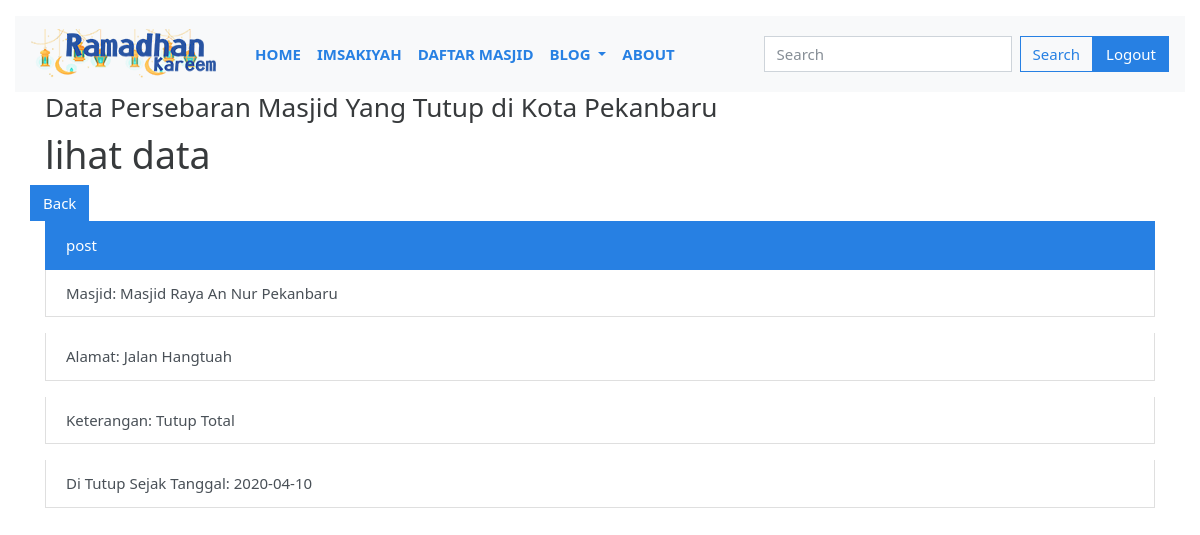
Page /view.php?id=1 on the committed database.
### tables this page shows
CREATE TABLE `post` (
  `no` int(200) NOT NULL,
  `masjid` varchar(200) NOT NULL,
  `alamat` varchar(200) NOT NULL,
  `keterangan` varchar(200) NOT NULL,
  `published_on` date NOT NULL
);

### view.php (the view, shortened to what this page needs)
<?php include("inc/header.php"); ?>
<?php include("config/db.php"); ?>
<?php
$no = $_GET['id'];
$stmt = $pdo->query("SELECT * FROM post WHERE no = $no");
if ($stmt->rowCount() > 0) {
   while ($row = $stmt->fetch(PDO::FETCH_OBJ)) {
      $masjid = $row->masjid;
      $alamat = $row->alamat;
      $keterangan = $row->keterangan;
      $published_on = $row->published_on;
   }
}
?>
<div class="container">
   <h3>Data Persebaran Masjid Yang Tutup di Kota Pekanbaru </h3>
   <h1>lihat data</h1>
   <div class="row">
      <a href="info.php" class="btn btn-primary">Back</a>
      <div class="col-lg-12">
         <div class="list-group">
            <a href="#" class="list-group-item list-group-item-action active">post </a>
            <p class="list-group-item list-group-item-action">Masjid: <?php echo $masjid; ?></p>
            <p class="list-group-item list-group-item-action">Alamat: <?php echo $alamat; ?></p>
            <p class="list-group-item list-group-item-action">Keterangan: <?php echo $keterangan; ?></p>
            <p class="list-group-item list-group-item-action">Di Tutup Sejak Tanggal: <?php echo $published_on; ?></p>
         </div>
      </div>
   </div>
</div>
<?php include("inc/footer.php"); ?>

### rows in the picture
post: masjid "Masjid Raya An Nur Pekanbaru", alamat "Jalan Hangtuah", keterangan "Tutup Total", published_on "2020-04-10"
